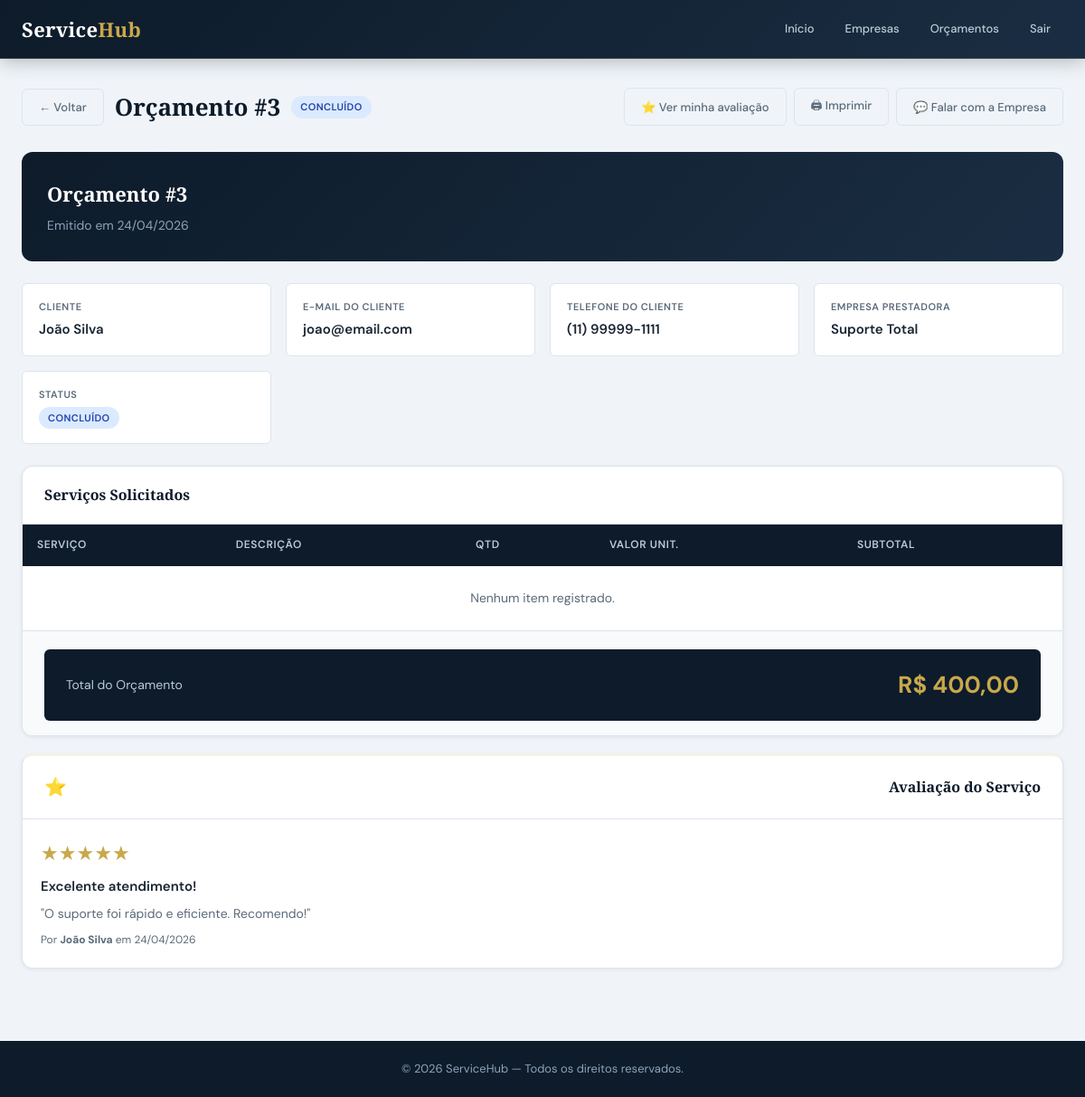
The page /orcamentos/view.php?id=3 (signed in) on the database its author committed.
### tables this page shows
CREATE TABLE orcamentos (
    id INT AUTO_INCREMENT PRIMARY KEY,
    cliente_id INT NOT NULL,
    servico_id INT,
    empresa_id INT,
    quantidade INT DEFAULT 1,
    valor_total DECIMAL(10,2) NOT NULL DEFAULT 0,
    status ENUM('pendente','aprovado','rejeitado','concluido','expirado') DEFAULT 'pendente',
    observacoes TEXT,
    data_orcamento DATE NOT NULL,
    data_validade DATE,
    created_at TIMESTAMP DEFAULT CURRENT_TIMESTAMP,
    updated_at TIMESTAMP DEFAULT CURRENT_TIMESTAMP ON UPDATE CURRENT_TIMESTAMP,
    FOREIGN KEY (cliente_id) REFERENCES clientes(id) ON DELETE CASCADE,
    FOREIGN KEY (servico_id) REFERENCES servicos(id) ON DELETE SET NULL,
    FOREIGN KEY (empresa_id) REFERENCES empresas(id) ON DELETE SET NULL
);

CREATE TABLE clientes (
    id INT AUTO_INCREMENT PRIMARY KEY,
    nome VARCHAR(100) NOT NULL,
    email VARCHAR(100) NOT NULL UNIQUE,
    senha VARCHAR(255) NOT NULL,
    telefone VARCHAR(20),
    endereco TEXT,
    cpf_cnpj VARCHAR(20),
    tipo ENUM('fisica','juridica') DEFAULT 'fisica',
    created_at TIMESTAMP DEFAULT CURRENT_TIMESTAMP,
    updated_at TIMESTAMP DEFAULT CURRENT_TIMESTAMP ON UPDATE CURRENT_TIMESTAMP
);

CREATE TABLE empresas (
    id INT AUTO_INCREMENT PRIMARY KEY,
    nome_empresa VARCHAR(100) NOT NULL,
    email VARCHAR(100) NOT NULL UNIQUE,
    senha VARCHAR(255) NOT NULL,
    cnpj VARCHAR(20) UNIQUE,
    telefone VARCHAR(20),
    endereco TEXT,
    descricao TEXT,
    logo VARCHAR(255),
    site VARCHAR(100),
    status TINYINT DEFAULT 1 COMMENT '1=Ativa, 0=Inativa',
    created_at TIMESTAMP DEFAULT CURRENT_TIMESTAMP,
    updated_at TIMESTAMP DEFAULT CURRENT_TIMESTAMP ON UPDATE CURRENT_TIMESTAMP
);

CREATE TABLE avaliacoes (
    id            INT AUTO_INCREMENT PRIMARY KEY,
    orcamento_id  INT NOT NULL,
    cliente_id    INT NOT NULL,
    empresa_id    INT NOT NULL,
    nota          TINYINT NOT NULL COMMENT '1 a 5 estrelas',
    titulo        VARCHAR(100),
    comentario    TEXT,
    resposta      TEXT    COMMENT 'Resposta da empresa',
    created_at    TIMESTAMP DEFAULT CURRENT_TIMESTAMP,
    updated_at    TIMESTAMP DEFAULT CURRENT_TIMESTAMP ON UPDATE CURRENT_TIMESTAMP,
    CONSTRAINT nota_range CHECK (nota BETWEEN 1 AND 5),
    FOREIGN KEY (orcamento_id) REFERENCES orcamentos(id)  ON DELETE CASCADE,
    FOREIGN KEY (cliente_id)   REFERENCES clientes(id)    ON DELETE CASCADE,
    FOREIGN KEY (empresa_id)   REFERENCES empresas(id)    ON DELETE CASCADE,
    UNIQUE KEY uq_avaliacao_orcamento (orcamento_id)   
);

### includes/auth.php (called while the page is built, shortened)
<?php
function isCliente() {
    return isset($_SESSION['tipo_usuario']) && $_SESSION['tipo_usuario'] === 'cliente';
}

### orcamentos/view.php (the view, shortened to what this page needs)
<?php
require_once '../includes/config.php';
require_once '../includes/auth.php';
require_once '../includes/functions.php';
$is_cliente = isCliente();
$is_empresa = isEmpresa();
$id = (int)($_GET['id'] ?? 0);
$stmt = $pdo->prepare("
    SELECT o.*, c.nome AS cliente_nome, c.email AS cliente_email,
           c.telefone AS cliente_telefone, c.endereco AS cliente_endereco,
           e.nome_empresa, e.telefone AS empresa_tel, e.email AS empresa_email
    FROM orcamentos o
    LEFT JOIN clientes c ON c.id = o.cliente_id
    LEFT JOIN empresas e ON e.id = o.empresa_id
    WHERE o.id = ?");
$stmt->execute([$id]);
$orc = $stmt->fetch();
$itens = $pdo->prepare("
    SELECT oi.*, s.nome AS servico_nome, s.descricao AS servico_desc
    FROM orcamento_itens oi JOIN servicos s ON s.id = oi.servico_id
    WHERE oi.orcamento_id = ?");
$itens->execute([$id]);
$itens = $itens->fetchAll();
$back_url = $is_cliente ? 'index.php' : ($is_empresa ? 'index.php' : 'index.php');
$jaAvaliou = false;
if ($is_cliente && $orc['status'] === 'concluido') {
    $stmtAv = $pdo->prepare("SELECT * FROM avaliacoes WHERE orcamento_id = ?");
    $stmtAv->execute([$id]);
    $avaliacao = $stmtAv->fetch();
    $jaAvaliou = (bool)$avaliacao;
}
?>
<!DOCTYPE html>
<html lang="pt-BR">
<head>
  <link rel="stylesheet" href="../css/estilo.css">
</head>
<body>
<?php if ($is_cliente || $is_empresa): ?>
<nav class="dash-nav no-print">
  <div class="inner">
    <div class="logo"><h1>Service<span class="logo-span">Hub</span></h1></div>
    <div class="nav-items">
      <?php if ($is_cliente): ?>
        <a href="../dashboard_cliente.php">Início</a>
        <a href="../clientes/empresas.php">Empresas</a>
      <?php else: ?>
        <a href="../dashboard_empresa.php">Início</a>
      <?php endif; ?>
      <a href="index.php">Orçamentos</a>
      <a href="../logout.php">Sair</a>
    </div>
  </div>
</nav>
<?php endif; ?>
<div class="container">
  <div class="no-print page-title-row">
    <div style="display:flex;align-items:center;gap:12px;flex-wrap:wrap;">
      <a href="<?= $back_url ?>" class="btn btn-ghost">← Voltar</a>
      <h1 style="margin:0;">Orçamento #<?=$orc['id']?></h1>
      <?= statusBadge($orc['status']) ?>
    </div>
    <div style="display:flex;gap:8px;flex-wrap:wrap;">
      <?php if ($is_cliente && $orc['status'] === 'concluido'): ?>
        <?php if ($jaAvaliou): ?>
          <a href="../avaliacoes/index.php" class="btn btn-ghost">⭐ Ver minha avaliação</a>
        <?php else: ?>
          <a href="../avaliacoes/create.php?orcamento_id=<?=$orc['id']?>" class="btn btn-primary">⭐ Avaliar Serviço</a>
        <?php endif; ?>
      <?php endif; ?>
      <button onclick="window.print()" class="btn btn-ghost">🖨 Imprimir</button>
      <?php if ($is_cliente && $orc['empresa_id']): ?>
        <a href="../chat/iniciar.php?empresa_id=<?=$orc['empresa_id']?>&orcamento_id=<?=$orc['id']?>" class="btn btn-ghost">💬 Falar com a Empresa</a>
      <?php endif; ?>
    </div>
  </div>
  <div class="detail-header">
    <div>
      <h2>Orçamento #<?=$orc['id']?></h2>
      <p>Emitido em <?= formatDate($orc['data_orcamento']) ?><?= $orc['data_validade'] ? ' · Válido até '.formatDate($orc['data_validade']) : '' ?></p>
    </div>
  </div>
  <div class="info-grid">
    <div class="info-item">
      <div class="info-label">Cliente</div>
      <div class="info-value"><?= htmlspecialchars($orc['cliente_nome'] ?? '—') ?></div>
    </div>
    <?php if ($orc['cliente_email']): ?>
    <div class="info-item">
      <div class="info-label">E-mail do Cliente</div>
      <div class="info-value"><?= htmlspecialchars($orc['cliente_email']) ?></div>
    </div>
    <?php endif; ?>
    <?php if ($orc['cliente_telefone']): ?>
    <div class="info-item">
      <div class="info-label">Telefone do Cliente</div>
      <div class="info-value"><?= htmlspecialchars($orc['cliente_telefone']) ?></div>
    </div>
    <?php endif; ?>
    <?php if ($orc['nome_empresa']): ?>
    <div class="info-item">
      <div class="info-label">Empresa Prestadora</div>
      <div class="info-value"><?= htmlspecialchars($orc['nome_empresa']) ?></div>
    </div>
    <?php endif; ?>
    <div class="info-item">
      <div class="info-label">Status</div>
      <div class="info-value"><?= statusBadge($orc['status']) ?></div>
    </div>
  </div>
  <div class="card" style="margin-bottom:20px;">
    <div class="card-header"><h3>Serviços Solicitados</h3></div>
    <div class="table-wrap" style="border:none;border-radius:0;box-shadow:none;">
      <table>
        <thead><tr><th>Serviço</th><th>Descrição</th><th>Qtd</th><th>Valor Unit.</th><th>Subtotal</th></tr></thead>
        <tbody>
          <?php if (empty($itens)): ?>
          <tr><td colspan="5" style="text-align:center;color:var(--text-muted);padding:24px;">Nenhum item registrado.</td></tr>
          <?php endif; ?>
        </tbody>
      </table>
    </div>
    <div class="card-footer">
      <div class="total-bar">
        <span class="total-label">Total do Orçamento</span>
        <span class="total-value"><?= formatMoney($orc['valor_total']) ?></span>
      </div>
    </div>
  </div>
  <?php
  if ($orc['status'] === 'concluido'):
      $stmtAv2 = $pdo->prepare("
          SELECT a.*, c.nome AS cliente_nome
          FROM avaliacoes a JOIN clientes c ON c.id = a.cliente_id
          WHERE a.orcamento_id = ?");
      $stmtAv2->execute([$id]);
      $avBlock = $stmtAv2->fetch();
  ?>
  <div class="card no-print" style="margin-top:20px;border-top:2px solid var(--gold-dim);">
    <div class="card-header" style="display:flex;align-items:center;gap:10px;">
      <span style="font-size:20px;">⭐</span>
      <h3 style="margin:0;">Avaliação do Serviço</h3>
    </div>
    <div class="card-body" style="padding:20px;">
      <?php if ($avBlock): ?>
        <div style="display:flex;gap:12px;align-items:flex-start;flex-wrap:wrap;">
          <div style="flex:1;">
            <?php
            $stars = '';
            for ($i=1; $i<=5; $i++) $stars .= $i<=$avBlock['nota'] ? '<span style="color:#c9a84c;font-size:22px;">★</span>' : '<span style="color:#d0d8e0;font-size:22px;">☆</span>';
            echo $stars;
            ?>
            <?php if ($avBlock['titulo']): ?>
              <div style="font-weight:600;font-size:15px;margin-top:6px;"><?= htmlspecialchars($avBlock['titulo']) ?></div>
            <?php endif; ?>
            <?php if ($avBlock['comentario']): ?>
              <p style="font-size:14px;color:var(--text-muted);margin-top:6px;line-height:1.7;">"<?= nl2br(htmlspecialchars($avBlock['comentario'])) ?>"</p>
            <?php endif; ?>
            <div style="font-size:12px;color:var(--text-muted);margin-top:8px;">
              Por <strong><?= htmlspecialchars($avBlock['cliente_nome']) ?></strong> em <?= formatDate($avBlock['created_at'],'d/m/Y') ?>
            </div>
          </div>
        </div>
      <?php else: ?>
        <p style="color:var(--text-muted);font-size:14px;">Nenhuma avaliação registrada para este orçamento.</p>
      <?php endif; ?>
    </div>
  </div>
  <?php endif; ?>
</div>
<footer style="background:var(--navy);color:var(--slate);text-align:center;padding:20px;margin-top:48px;font-size:13px;">
  © <?= date('Y') ?> ServiceHub — Todos os direitos reservados.
</footer>
</body>
</html>

### includes/functions.php (shortened to what this page needs)
<?php
function formatDate($date, $format = 'd/m/Y') {
    return (new DateTime($date))->format($format);
}
function formatMoney($value) {
    return 'R$ ' . number_format($value ?? 0, 2, ',', '.');
}
function statusBadge($status) {
    $map = [
        'pendente'  => ['label' => 'Pendente',  'class' => 'badge-pendente'],
        'aprovado'  => ['label' => 'Aprovado',  'class' => 'badge-aprovado'],
        'rejeitado' => ['label' => 'Rejeitado', 'class' => 'badge-rejeitado'],
        'concluido' => ['label' => 'Concluído', 'class' => 'badge-concluido'],
        'expirado'  => ['label' => 'Expirado',  'class' => 'badge-expirado'],
    ];
    $s = $map[$status] ?? ['label' => ucfirst($status), 'class' => 'badge-secondary'];
    return "<span class='badge {$s['class']}'>{$s['label']}</span>";
}

### css/estilo.css (style rules this page uses)
:root { --navy: #0d1b2a; --navy-mid: #132033; --navy-soft: #1a2d42; --gold: #c9a84c; --gold-lt: #e2c06e; --gold-dim: rgba(201,168,76,.15); --teal: #1e8a7a; --teal-lt: #26b09c; --red: #c0392b; --red-lt: #e74c3c; --green: #1a7a4a; --green-lt: #27ae60; --slate: #8fa3b8; --slate-lt: #b8ccd8; --surface: #ffffff; --bg: #f0f4f8; --border: #dde4ec; --text: #1a2533; --text-muted:#5a6a7a; --radius-sm: 6px; --radius: 12px; --radius-lg: 18px; --shadow-sm: 0 1px 4px rgba(13,27,42,.08); --shadow: 0 4px 20px rgba(13,27,42,.10); --shadow-lg: 0 12px 40px rgba(13,27,42,.14); --transition: .22s cubic-bezier(.4,0,.2,1); }
*, *::before, *::after { box-sizing: border-box; margin: 0; padding: 0; }
html { font-size: 15px; scroll-behavior: smooth; }
body { font-family: 'DM Sans', system-ui, sans-serif; background: var(--bg); color: var(--text); line-height: 1.65; -webkit-font-smoothing: antialiased; }
h1,h2,h3 { font-family: 'Playfair Display', Georgia, serif; color: var(--navy); }
a { color: var(--gold); text-decoration: none; transition: color var(--transition); }
.container { max-width: 1200px; margin: 0 auto; padding: 32px 24px; }
.logo h1 { font-family: 'Playfair Display', serif; font-size: 22px; color: #fff; letter-spacing: .3px; line-height: 1.2; }
.logo h1 span, .logo-span { color: var(--gold); }
.page-title-row { display: flex; align-items: center; justify-content: space-between; flex-wrap: wrap; gap: 16px; margin-bottom: 28px; }
.page-title-row h1 { font-size: 26px; }
.btn { display: inline-flex; align-items: center; gap: 6px; padding: 9px 18px; border-radius: var(--radius-sm); font-size: 13px; font-weight: 500; font-family: 'DM Sans', sans-serif; cursor: pointer; border: none; transition: all var(--transition); text-decoration: none; white-space: nowrap; background: var(--navy-soft); color: var(--slate-lt); }
.btn-ghost { background: transparent; border: 1px solid var(--border); color: var(--text-muted); }
.card { background: var(--surface); border-radius: var(--radius); border: 1px solid var(--border); box-shadow: var(--shadow-sm); overflow: hidden; }
.card-header { padding: 18px 24px; border-bottom: 1px solid var(--border); display: flex; align-items: center; justify-content: space-between; gap: 12px; }
.card-header h3 { font-size: 16px; }
.card-body { padding: 24px; }
.card-footer { padding: 16px 24px; border-top: 1px solid var(--border); background: #f8fafc; }
.table-wrap { background: var(--surface); border: 1px solid var(--border); border-radius: var(--radius); overflow: hidden; box-shadow: var(--shadow-sm); }
table { width: 100%; border-collapse: collapse; }
thead tr { background: var(--navy); }
th { padding: 13px 16px; text-align: left; font-size: 12px; font-weight: 600; color: var(--slate-lt); text-transform: uppercase; letter-spacing: .6px; white-space: nowrap; }
td { padding: 13px 16px; border-bottom: 1px solid var(--border); font-size: 14px; vertical-align: middle; }
tbody tr:last-child td { border-bottom: none; }
.badge { display: inline-flex; align-items: center; padding: 3px 10px; border-radius: 100px; font-size: 11px; font-weight: 600; text-transform: uppercase; letter-spacing: .4px; }
.badge-info, .badge-concluido { background: #dbeafe; color: #1e40af; }
.detail-header { background: linear-gradient(135deg, var(--navy) 0%, var(--navy-soft) 100%); color: #fff; border-radius: var(--radius); padding: 28px; margin-bottom: 24px; display: flex; justify-content: space-between; align-items: flex-start; flex-wrap: wrap; gap: 16px; }
.detail-header h2 { color: #fff; font-size: 22px; margin-bottom: 6px; }
.detail-header p { color: var(--slate); font-size: 14px; }
.info-grid { display: grid; grid-template-columns: repeat(auto-fit, minmax(220px, 1fr)); gap: 16px; margin-bottom: 24px; }
.info-item { background: var(--surface); border: 1px solid var(--border); border-radius: var(--radius-sm); padding: 16px 18px; }
.info-item .info-label { font-size: 11px; text-transform: uppercase; letter-spacing: .5px; color: var(--text-muted); margin-bottom: 4px; font-weight: 600; }
.info-item .info-value { font-size: 15px; font-weight: 600; color: var(--text); }
.total-bar { background: var(--navy); color: #fff; border-radius: var(--radius-sm); padding: 18px 24px; display: flex; align-items: center; justify-content: space-between; margin-top: 4px; }
.total-bar .total-label { font-size: 14px; color: var(--slate-lt); }
.total-bar .total-value { font-size: 26px; font-weight: 700; color: var(--gold); font-family: 'DM Sans', sans-serif; }

### rows shown on the page
orcamentos: id "3", status "CONCLUÍDO CONCLUÍDO", data_orcamento "24/04/2026", cliente.nome "João Silva", cliente.email "joao@email.com", cliente.telefone "(11) 99999-1111", empresa.nome_empresa "Suporte Total", valor_total "R$ 400,00"
avaliacoes: titulo "Excelente atendimento!", comentario "O suporte foi rápido e eficiente. Recomendo!", cliente.nome "João Silva", created_at "24/04/2026"
